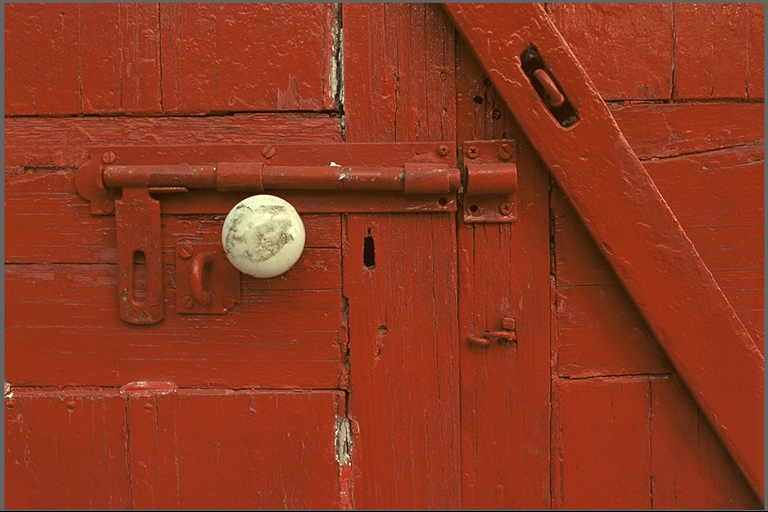
#> input picture version1/kodim02.bmp, 768 x 512 px
$ python main.py
#> lines starting #> are read from the running program, lines starting #| are printed output that depends on the picture; long printed decimals are rounded
from PIL import Image
import numpy as np
from math import *
import struct
import cv2 as cv
from matplotlib import pyplot as plt
import seaborn as sns

# 2, 3

kodim_ = 'kodim02.bmp'
img = np.array(Image.open(kodim_))
#> img is the input picture: shape (512, 768, 3); mean R, G, B 142.9, 56.4, 31.2

with open('%s' % kodim_, "rb") as f:
    file_data = f.read()

header_data = struct.unpack('<2sIHHIIIIHHIIIIII', file_data[:54])
width = struct.unpack_from('<i', file_data, 18)[0]
height = struct.unpack_from('<i', file_data, 22)[0]


# print(header_data)


# [9 lines left out: function get_col_array, not called in this run]


# [14 lines of commented-out code are left out]

def mat_waiting(image, comp):
    H = image.shape[0]
    W = image.shape[1]
    result = 0
    for i in range(0, H):
        for j in range(0, W):
            result += image[i][j][comp]
    return result / (width * height)


def dispersion(image, comp):
    H = image.shape[0]
    W = image.shape[1]
    result = 0
    a = mat_waiting(image, comp)
    for i in range(0, H):
        for j in range(0, W):
            result += (image[i][j][comp] - a) ** 2
    result /= (width * height - 1)
    return result ** 0.5


def correlation(image, compA, compB):
    a = mat_waiting(image, compA)
    b = mat_waiting(image, compB)
    res = 0
    for i in range(0, height):
        for j in range(0, width):
            res += (image[i][j][compA] - a) * (image[i][j][compB] - b)
    res /= (width * height - 1)
    return res / (dispersion(image, compA) * dispersion(image, compB))


# [62 lines left out: functions correlation_print, autocorrelation, task4b, not called in this run]


# task4b(im)


# 5
def YCC():
    color_array_RGB = np.copy(img)
    color_array_YCC = np.copy(img)
    for i in range(0, height):
        for j in range(0, width):
            color_array_YCC[i][j][0] = 0.299 * color_array_RGB[i][j][0] + 0.587 * color_array_RGB[i][j][1] + 0.114 * \
                                       color_array_RGB[i][j][2]
            color_array_YCC[i][j][1] = 0.5643 * (int(color_array_RGB[i][j][2]) - int(color_array_YCC[i][j][0])) + 128
            color_array_YCC[i][j][2] = 0.7132 * (int(color_array_RGB[i][j][0]) - int(color_array_YCC[i][j][0])) + 128

    return color_array_YCC


img_YCC = Image.fromarray(YCC())
#> after the loop in YCC, `for i in range(0, height):`:
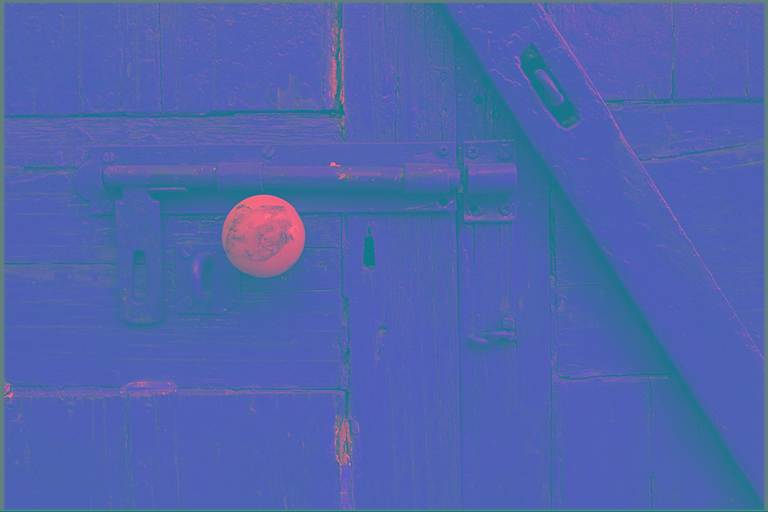
#> color_array_YCC: shape (512, 768, 3); mean R, G, B 78.8, 100.7, 173.2
img_YCC.save("YCC.bmp")
img_YCC = np.array(Image.open('YCC.bmp'))

print("r_YCb = ", round(correlation(img_YCC, 0, 1), 5))
#> after the loop in mat_waiting, `for i in range(0, H):`: result = 30999580
#> in correlation, `a = mat_waiting(image, compA)`: a = 78.84
#> in correlation, `b = mat_waiting(image, compB)`: b = 100.7
#> after the loop in correlation, `for i in range(0, height):`: res = -9337580.6
#> in correlation, `res /= (width * height - 1)`: res = -23.75
#> in dispersion, `a = mat_waiting(image, comp)`: a = 78.84
#> after the loop in dispersion, `for i in range(0, H):`: result = 166598339.2
#> in dispersion, `result /= (width * height - 1)`: result = 423.7
#| r_YCb =  -0.2004
print("r_YCr = ", round(correlation(img_YCC, 0, 2), 5))
#| r_YCr =  0.05839
print("r_CbCr = ", round(correlation(img_YCC, 1, 2), 5))
#| r_CbCr =  -0.9321


# 6

def set_col_YCC(color):
    color_array = np.copy(img_YCC)
    for i in range(0, height):
        for j in range(0, width):
            for k in range(0, 3):
                color_array[i][j][k] = color_array[i][j][color]
    return color_array


y = set_col_YCC(0)
#> after the loop in set_col_YCC, `for i in range(0, height):`:
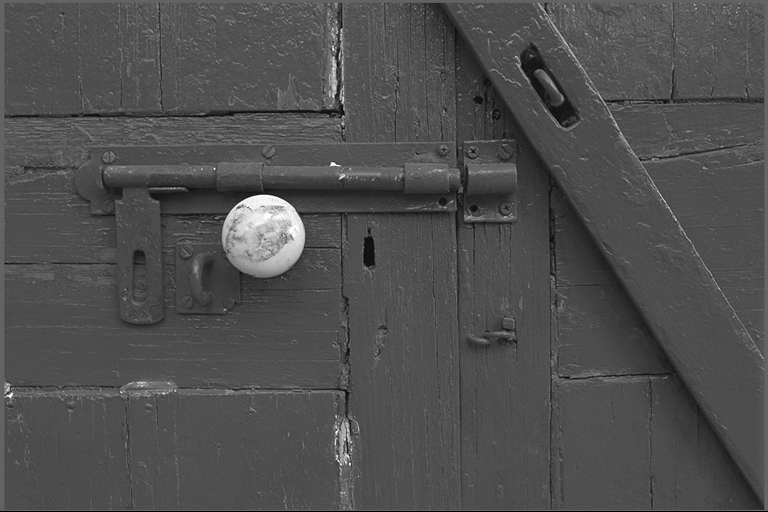
#> color_array: shape (512, 768, 3); min 0, max 254, mean 78.8
cb = set_col_YCC(1)
#> call 2 of set_col_YCC, with color = 1
#> after the loop in set_col_YCC (call 2), `for i in range(0, height):`:
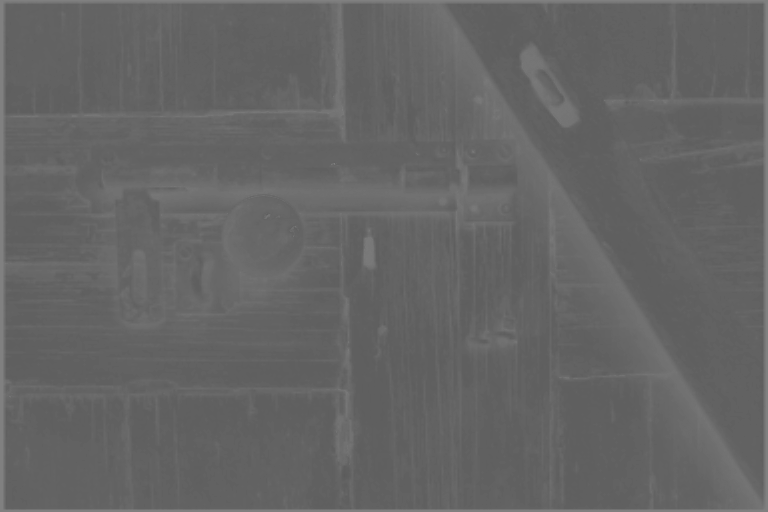
#> color_array: shape (512, 768, 3); min 90, max 128, mean 100.7
cr = set_col_YCC(2)
#> call 3 of set_col_YCC, with color = 2
#> after the loop in set_col_YCC (call 3), `for i in range(0, height):`:
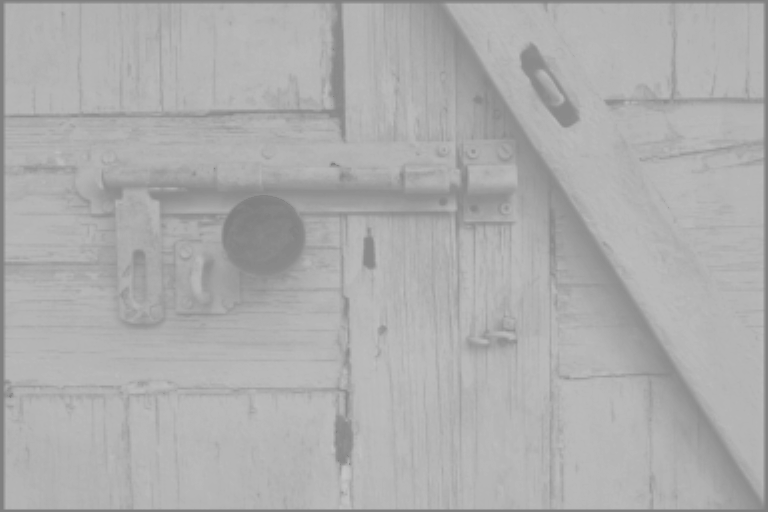
#> color_array: shape (512, 768, 3); min 126, max 198, mean 173.2

Image.fromarray(y).save('y.bmp')
Image.fromarray(cb).save('cb.bmp')
Image.fromarray(cr).save('cr.bmp')


# 7

def RGB():
    color_array_YCC = np.copy(img_YCC)
    color_array_RGB = np.zeros((height, width, 3), dtype=np.uint8)
    for i in range(0, height):
        for j in range(0, width):
            c0 = color_array_YCC[i][j][0] + 1.402 * (int(color_array_YCC[i][j][2]) - 128)
            c1 = color_array_YCC[i][j][0] - 0.714 * (int(color_array_YCC[i][j][2]) - 128) - 0.334 * (
                    int(color_array_YCC[i][j][1]) - 128)
            c2 = color_array_YCC[i][j][0] + 1.772 * (int(color_array_YCC[i][j][1]) - 128)
            if c0 < 0:
                c0 = 0
            elif c0 > 255:
                c0 = 255
            elif c1 < 0:
                c1 = 0
            elif c1 > 255:
                c1 = 255
            elif c2 < 0:
                c2 = 0
            elif c2 > 255:
                c2 = 255
            color_array_RGB[i][j][0] = c0
            color_array_RGB[i][j][1] = c1
            color_array_RGB[i][j][2] = c2

    return color_array_RGB


img_RGB = Image.fromarray(RGB())
img_RGB.save("RGB.bmp")
img_RGB = np.array(Image.open('RGB.bmp'))


def PSNR(comp, image1, image2):
    color_array = np.copy(image2)
    color_array_RGB = np.copy(image1)
    tmp = 0
    for i in range(0, height):
        for j in range(0, width):
            tmp += (int(color_array[i][j][comp]) - int(color_array_RGB[i][j][comp])) ** 2
    res = 10 * log10((width * height * (2 ** 8 - 1) ** 2) / tmp)
    return res


print("PSNR R = ", PSNR(0, img_RGB, img))
#> after the loop in PSNR, `for i in range(0, height):`: tmp = 684004
#> in PSNR, `res = 10 * log10((width * height * (2 ** 8 - 1) ** 2) / tmp)`: res = 45.73
#| PSNR R =  45.727
print("PSNR G = ", PSNR(1, img_RGB, img))
#| PSNR G =  45.772
print("PSNR B = ", PSNR(2, img_RGB, img))
#| PSNR B =  45.149


# 8a

def decimation(color):
    color_array = np.zeros((height // 2, width // 2, 3), dtype=np.uint8)
    color_array_YCC = np.copy(img_YCC)
    for i in range(0, height // 2, 1):
        for j in range(0, width // 2, 1):
            for k in range(0, 3):
                color_array[i][j][k] = color_array_YCC[i * 2 + 1][j * 2 + 1][color]
    return color_array


# [8 lines left out: function recovery, not called in this run]


def union():
    color_array = np.zeros((height, width, 3), dtype=np.uint8)
    for i in range(0, height):
        for j in range(0, width):
            color_array[i][j][0] = y[i][j][0]
            color_array[i][j][1] = cb_rec[i][j][1]
            color_array[i][j][2] = cr_rec[i][j][2]
    return color_array


dec_cb = decimation(1)
#> in decimation, `color_array = np.zeros((height // 2, width // 2, 3), dtype=np.uint8)`: color_array: shape (256, 384, 3); every value is 0
dec_cr = decimation(2)
Image.fromarray(dec_cb).save('dec_cb1.bmp')
Image.fromarray(dec_cr).save('dec_cr1.bmp')

#> (the run stopped early here; a loop or call above may not have finished)
